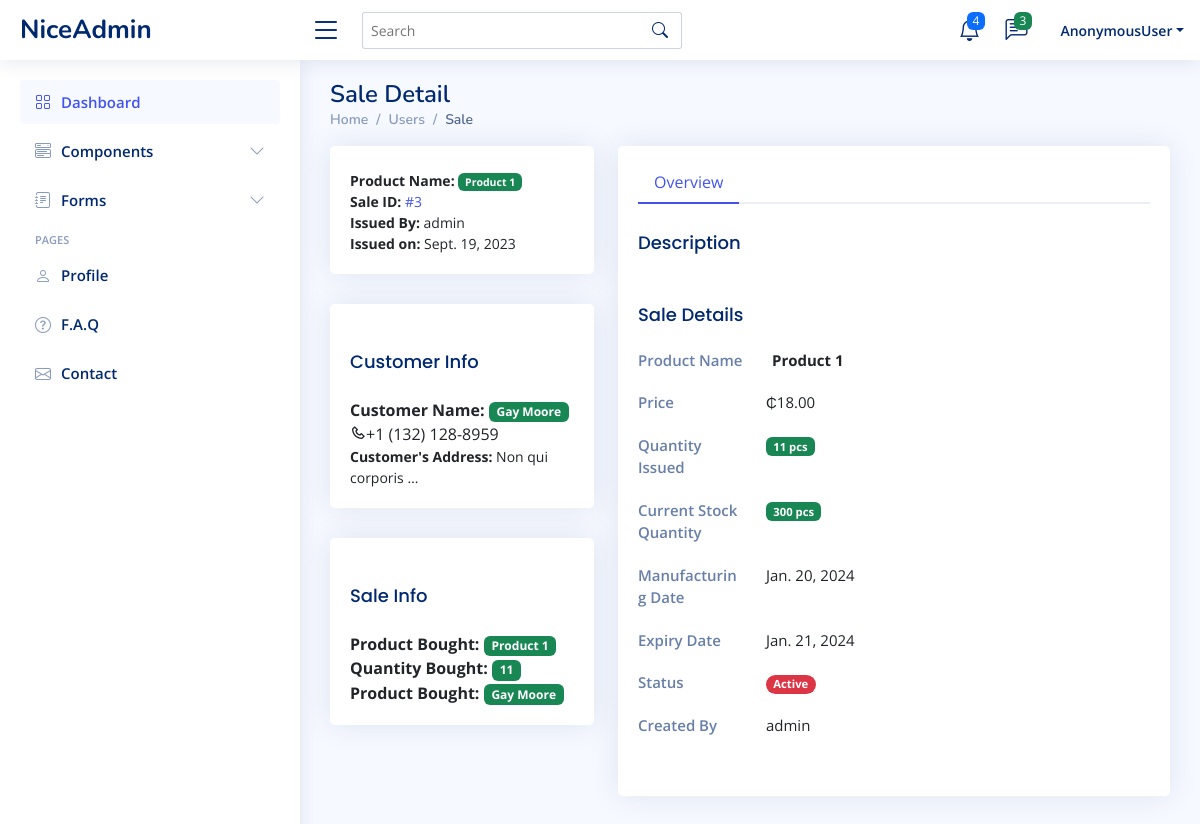
The app's page /store/sale-detail/3 with its own data.
### store/models.py (models this page shows, shortened)
class Sale(models.Model):
    customer_name = models.CharField(max_length=2000, null=True)
    product = models.ForeignKey(Product, on_delete=models.SET_NULL, null=True)
    quantity = models.PositiveIntegerField(null=True)
    phone = models.CharField(max_length=20, null=True)
    address = models.TextField(null=True)
    issued_by = models.ForeignKey(User, on_delete=models.CASCADE, null=True)
    date_issued = models.DateTimeField(auto_now_add=True)

class Product(models.Model):
    name = models.CharField(max_length=100, null=True)
    description = models.TextField(null=True)
    category = models.ManyToManyField('Category', related_name='category')
    price = models.DecimalField(decimal_places=2, max_digits=90000,null=True)
    quantity = models.IntegerField(null=True)
    manufacturing_date = models.DateTimeField(null=True)
    expiry_date = models.DateTimeField(null=True)
    status = models.CharField(max_length=200)
    created_by = models.ForeignKey(User, on_delete=models.CASCADE, null=True)

### store/views.py (the view)
# urls.py: path('sale-detail/<pk>', SaleDetail.as_view(), name='sale_detail'),
class SaleDetail(DetailView):
    model = Sale
    template_name = 'store/view_sale.html'
    context_object_name = 'sale'
    def get_context_data(self, **kwargs):
        context = super().get_context_data(**kwargs)
        context["page"] = 'sale_detail'
        return context

### templates/store/view_sale.html (shortened to what this page needs)
{% extends "base/base.html" %}
{% block content %}
{% include "base/main_nav.html" %}
{% include "base/side_nav.html" %}
<main id="main" class="main">
    <div class="pagetitle">
      <h1>Sale Detail</h1>
      <nav>
        <ol class="breadcrumb">
          <li class="breadcrumb-item"><a href="{% url "dashboard" %}">Home</a></li>
          <li class="breadcrumb-item">Users</li>
          <li class="breadcrumb-item active">Sale</li>
        </ol>
      </nav>
    </div>
    <section class="section profile">
      <div class="row">
        <div class="col-xl-4">
            <div class="card stick">
                <div class="card-body profile-card pt-4 d-flex flex-column">
                    <small class="fw-bold">
                        Product Name: <span class="badge bg-success text-center">{{sale.product.name|capfirst}}</span>
                    </small>
                    <small class="">
                        <b>Sale ID:</b> <a href="{% url  "sale_detail" sale.id %}" class="">#{{sale.id}}</a>
                    </small>
                    <small><b>Issued By:</b> {{sale.issued_by}}</small>
                    <small><b>Issued on:</b> {{sale.date_issued|date}}</small>
                </div>
            </div>
            <div class="card ">
                <div class="card-body profile-card pt-4 d-flex flex-column">
                    <div class="card-title">Customer Info</div>
                    <div class="card-text fw-bold">
                        Customer Name: <span class="badge bg-success text-center">{{sale.customer_name|capfirst}}</span>
                    </div>
                    <div class="card-text">
                        <i class="bx bx-phone"></i>{{sale.phone}}
                    </div>
                    <small><b>Customer's Address:</b> {{sale.address|truncatewords:3}}</small>
                </div>
            </div>
            <div class="card ">
                <div class="card-body profile-card pt-4 d-flex flex-column">
                    <div class="card-title">Sale Info</div>
                    <div class="card-text fw-bold">
                        Product Bought: <span class="badge bg-success text-center">{{sale.product.name|capfirst}}</span>
                    </div>
                    <div class="card-text fw-bold">
                        Quantity Bought: <span class="badge bg-success text-center">{{sale.quantity}}</span>
                    </div>
                    <div class="card-text fw-bold">
                        Product Bought: <span class="badge bg-success text-center">{{sale.customer_name|capfirst}}</span>
                    </div>
                </div>
            </div>
        </div>
        <div class="col-xl-8">
          <div class="card">
            <div class="card-body pt-3">
              <ul class="nav nav-tabs nav-tabs-bordered">
                <li class="nav-item">
                  <button class="nav-link active" data-bs-toggle="tab" data-bs-target="#profile-overview">Overview</button>
                </li>
              </ul>
              <div class="tab-content pt-2">
                <div class="tab-pane fade show active profile-overview" id="profile-overview">
                  <h5 class="card-title">Description</h5>
                  <h5 class="card-title">Sale Details</h5>
                  <div class="row">
                    <div class="col-lg-3 col-md-4 label ">Product Name</div>
                    <div class="col-lg-9 col-md-8"><b>{{sale.product.name}}</b></div>
                  </div>
                  <div class="row">
                  <div class="row">
                    <div class="col-lg-3 col-md-4 label">Price</div>
                    <div class="col-lg-9 col-md-8">₵{{sale.product.price}}</div>
                  </div>
                  <div class="row">
                    <div class="col-lg-3 col-md-4 label">Quantity Issued</div>
                    <div class="col-lg-9 col-md-8">
                        {% if sale.quantity < 2 %}
                            <span class="badge bg-danger">{{sale.quantity}} pc{{ sale.quantity|pluralize }}</span>
                        {% else %}
                            <span class="badge bg-success">{{sale.quantity}} pc{{ sale.quantity|pluralize }}</span>
                        {% endif %}
                    </div>
                  </div>
                  <div class="row">
                    <div class="col-lg-3 col-md-4 label">Current Stock Quantity</div>
                    <div class="col-lg-9 col-md-8">
                        {% if sale.product.quantity < 10 %}
                            <span class="badge bg-danger">{{sale.product.quantity}} pc{{ sale.product.quantity|pluralize }}</span>
                        {% else %}
                            <span class="badge bg-success">{{sale.product.quantity}} pc{{ sale.product.quantity|pluralize }}</span>
                        {% endif %}
                    </div>
                  </div>
                  <div class="row">
                    <div class="col-lg-3 col-md-4 label">Manufacturing Date</div>
                    <div class="col-lg-9 col-md-8">{{sale.product.manufacturing_date|date}}</div>
                  </div>
                  <div class="row">
                    <div class="col-lg-3 col-md-4 label">Expiry Date</div>
                    <div class="col-lg-9 col-md-8">{{sale.product.expiry_date|date}}</div>
                  </div>
                  <div class="row">
                    <div class="col-lg-3 col-md-4 label">Status</div>
                    <div class="col-lg-9 col-md-8">
                      {% if sales.status == 'Active' %}
                        <span class="badge rounded-pill bg-success">{{sale.product.status}}</span>
                      {% else %}
                        <span class="badge rounded-pill bg-danger">{{sale.product.status|truncatechars:11}}</span>
                      {% endif %}
                    </div>
                  </div>
                  <div class="row">
                    <div class="col-lg-3 col-md-4 label">Created By</div>
                    <div class="col-lg-9 col-md-8">{{sale.issued_by}}</div>
                  </div>
                </div>
            </div>
          </div>
        </div>
      </div>
    </section>
  </main>
{% endblock  %}

### static/assets/css/style.css (style rules this page uses)
:root { scroll-behavior: smooth; }
body { font-family: "Open Sans", sans-serif; background: #f6f9ff; color: #444444; }
a { color: #4154f1; text-decoration: none; }
h1, h2, h3, h4, h5, h6 { font-family: "Nunito", sans-serif; }
#main { margin-top: 60px; padding: 20px 30px; transition: all 0.3s; }
.pagetitle { margin-bottom: 10px; }
.pagetitle h1 { font-size: 24px; margin-bottom: 0; font-weight: 600; color: #012970; }
.card { margin-bottom: 30px; border: none; border-radius: 5px; box-shadow: 0px 0 30px rgba(1, 41, 112, 0.1); }
.card-title { padding: 20px 0 15px 0; font-size: 18px; font-weight: 500; color: #012970; font-family: "Poppins", sans-serif; }
.card-body { padding: 0 20px 20px 20px; }
.breadcrumb { font-size: 14px; font-family: "Nunito", sans-serif; color: #899bbd; font-weight: 600; }
.breadcrumb a { color: #899bbd; transition: 0.3s; }
.breadcrumb .breadcrumb-item::before { color: #899bbd; }
.breadcrumb .active { color: #51678f; font-weight: 600; }
.nav-tabs-bordered { border-bottom: 2px solid #ebeef4; }
.nav-tabs-bordered .nav-link { margin-bottom: -2px; border: none; color: #2c384e; }
.nav-tabs-bordered .nav-link.active { background-color: #fff; color: #4154f1; border-bottom: 2px solid #4154f1; }
@media (min-width: 1200px) { #main, #footer { margin-left: 300px; } }
.profile .profile-overview .row { margin-bottom: 20px; font-size: 15px; }
.profile .profile-overview .card-title { color: #012970; }
.profile .profile-overview .label { font-weight: 600; color: rgba(1, 41, 112, 0.6); }

### records on screen
Sale: product.name "Product 1", id "3", issued_by "admin", date_issued "Sept. 19, 2023", customer_name "Gay Moore", phone "+1 (132) 128-8959", address "Non qui corporis …", quantity "11", product.price "18.00", product.quantity "300", product.manufacturing_date "Jan. 20, 2024", product.expiry_date "Jan. 21, 2024", product.status "Active"

### other values on screen
{{ request.user }} "AnonymousUser"
